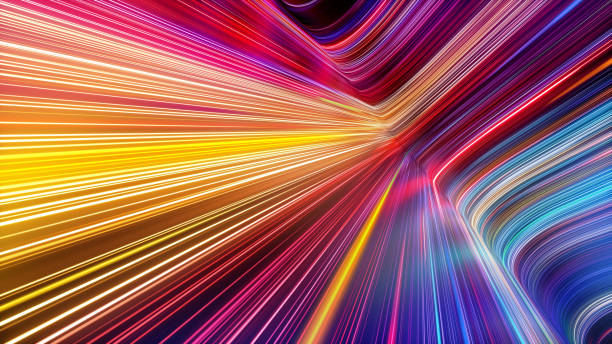
%> input picture Practica_6/img2.jpg, 612 x 344 px
$ octave PR6A.m   (GNU Octave 9; MATLAB toolbox functions it lacks are replaced by stand-ins)
%> lines starting %> are read from the running program, lines starting %| are printed output that depends on the picture
%% PR 6
% A) DADA LA PRACTICA 5 APLICAR LA ECUALIZACIÓN
% B) A 2 IMG DIFERENTES APLICAR EL HISTOGRAMA DE CORRESPONDENCIA
clc
clear
%close all
warning off all

% -------------------------------------A-----------------------------------
%lee IMG y te deja seleccionarla
figure(1)
a=imread('img2.jpg');
%> a is the input picture: size 344x612x3 uint8; mean R, G, B 157.9, 93.8, 96.4
tamIMG=size(a);
%> tamIMG = [344 612 3]

%Muestra el HISTOGRAMA con bar
figure(1)
 b=rgb2gray(a);
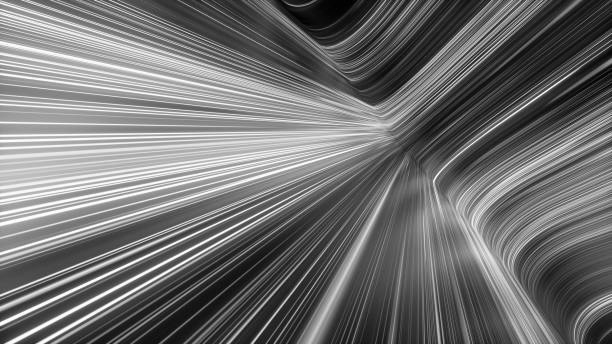
%> b: size 344x612 uint8; min 0, max 255, mean 113.3
 [veces,pixeles]=imhist(b);
%> veces = 256 values, max 1562 at index 73, min 4 at index 1, mean 822.4; pixeles = 256 values from 0 to 255
 PXORG=[veces pixeles];
%> PXORG = 256 rows, first 12: [4 0; 32 1; 111 2; 93 3; 90 4; 124 5; 85 6; 75 7; 82 8; 100 9; 102 10; 138 11]
 %subplot(1,2,2)
 bar(pixeles,veces)
 title('Histograma Imagen Original')
%> figure, not shown here; tallest bar 1562 high, from x = 71.6 to 72.4
%  xlabel('Pixeles')
%  ylabel('Veces que aparece')

figure(2)
%RGB GRISES
roja=a;
roja(:,:,2:3)=0;
%figure(2)
subplot(1,3,1)
imshow(roja(:,:,1))
title('R GRIS')

verde=a;
verde(:,:,1:2:3)=0;
%figure(3)
subplot(1,3,2)
imshow(verde(:,:,2))
title('G GRIS')

azul=a;
azul(:,:,1:2)=0;
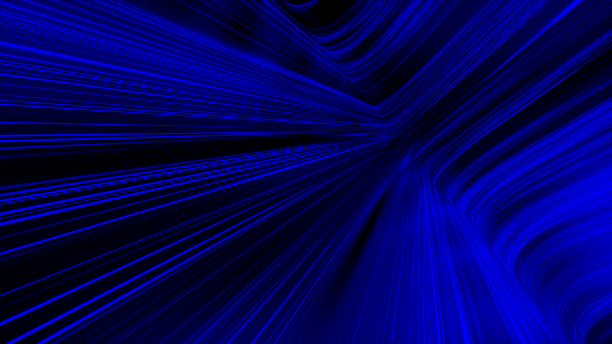
%> azul: size 344x612x3 uint8; mean R, G, B 0, 0, 96.4
subplot(1,3,3)
imshow(azul(:,:,3))
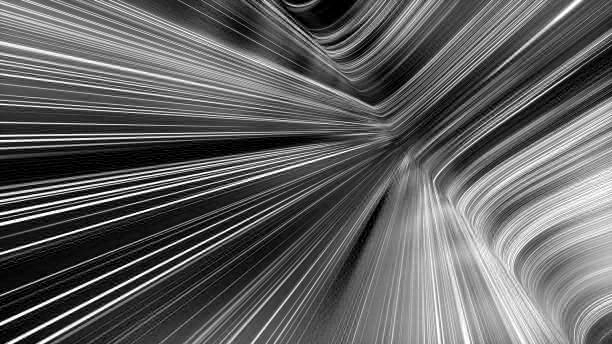
%> displayed picture: size 344x612, on the screen's scale of 0 to 255; min 0, max 255, mean 96.4
title('B GRIS')

%HISTOGRAMAS DE RGB GRISES usando bar
figure(3)
[vecesr,pixelesr]=imhist(roja);
%> vecesr = 256 values, max 421151 at index 1, min 16 at index 3, mean 2467.1; pixelesr = 256 values from 0 to 255
PXROJA = [vecesr pixelesr];
%> PXROJA = 256 rows, first 12: [421151 0; 18 1; 16 2; 33 3; 27 4; 31 5; 111 6; 43 7; 47 8; 54 9; 80 10; 72 11]
subplot(3,1,1)
%histogram(rojo)
bar(pixelesr,vecesr)
title('Histograma RGris')
xlabel('Pixeles')
ylabel('Veces')
ylim ([0 2000])
%figure(5)
[vecesv,pixelesv]=imhist(verde);
%> vecesv = 256 values, max 431228 at index 1, min 251 at index 238, mean 2467.1; pixelesv = 256 values from 0 to 255
PXVERDE = [vecesv pixelesv];
%> PXVERDE = 256 rows, first 12: [431228 0; 1703 1; 1630 2; 1533 3; 1550 4; 1481 5; 1563 6; 1538 7; 1435 8; 1502 9; 1505 10; 1486 11]
subplot(3,1,2)
%histogram(verde)
bar(pixelesv,vecesv)
title('Histograma GGris')
xlabel('Pixeles')
ylabel('Veces')
ylim ([0 2000])
%figure(6)
[vecesa,pixelesa]=imhist(azul);
%> vecesa = 256 values, max 424408 at index 1, min 47 at index 255, mean 2467.1; pixelesa = 256 values from 0 to 255
PXAZUL = [vecesa pixelesa];
%> PXAZUL = 256 rows, first 12: [424408 0; 578 1; 600 2; 581 3; 651 4; 709 5; 732 6; 830 7; 911 8; 984 9; 1069 10; 1122 11]
subplot(3,1,3)
bar(pixelesa,vecesa)
%histogram(azul)
title('Histo BGris')
xlabel('Pixeles')
ylabel('Veces')
ylim ([0 2000])
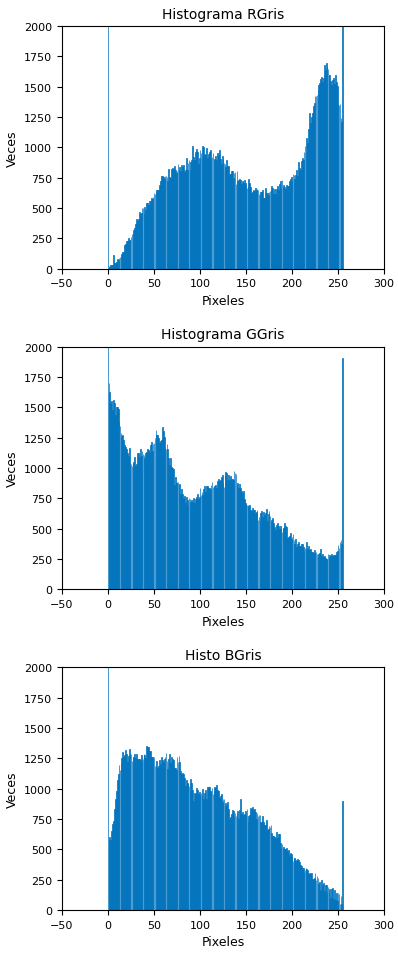
%> figure redrawn from the program's plot data, 3 panels; panel 1: tallest bar 421151 high, from x = -0.4 to 0.4; panel 2: tallest bar 431228 high, from x = -0.4 to 0.4; panel 3: tallest bar 424408 high, from x = -0.4 to 0.4

disp('.....DIGITE el MAXIMO Y EL MINIMO PARA CALCULAR EL NUEVO HISTOGRAMA ....')
min=input('MIN:');
%> the answer given: 3
max=input('MAX:');
%> the answer given: 3
valoresUsuario = [min max]

%Muestra la IMAGEN COMPRIMIDA O EXPANDIDA
minR=0;
maxR=255;
minV=0;
maxV=255;
minA=0;
maxA=255;

for i=1:tamIMG(1,1)
    for j=1:tamIMG(1,2)
        if a(i,j,1)< minR
            minR = a(i,j,1);
        end

        if a(i,j,2)< minV
            minV = a(i,j,2);
        end

        if a(i,j,3)< minA
            minA = a(i,j,3);
        end

        if a(i,j,1)> maxR
            maxR = a(i,j,1);
        end

        if a(i,j,2)> maxV
            maxV = a(i,j,2);
        end

        if a(i,j,3)> maxA
            maxA = a(i,j,3);
        end

    end
end
%> after the loop, maxA = 255; maxR = 255; maxV = 255; minA = 0; minR = 0; minV = 0

imgComExp=a;
for i=1:tamIMG(1,1)
   for j=1:tamIMG(1,2)
      imgComExp(i,j,1)=((imgComExp(i,j,1)-minR)/(maxR-minR))*(max-min)+min;
      imgComExp(i,j,2)=((imgComExp(i,j,2)-minV)/(maxR-minV))*(max-min)+min;
      imgComExp(i,j,3)=((imgComExp(i,j,3)-minA)/(maxR-minA))*(max-min)+min;
   end
end
%> imgComExp: size 344x612x3 uint8; every value is 3

figure(4);
subplot(1,3,1)
imshow(imgComExp(:,:,1));
title('RGris Com/Exp')
%figure(2);
subplot(1,3,2)
imshow(imgComExp(:,:,2));
title('GGris Com/Exp')
%figure(3);
subplot(1,3,3)
imshow(imgComExp(:,:,3));
title('BGris Com/Exp')

figure(5);
subplot(1,2,2)
imshow(imgComExp);
tamIMGCOM = size(imgComExp);
%> tamIMGCOM = [344 612 3]
title('Imagen Com/Exp')
subplot(1,2,1)
imshow(a);
title('Original')

figure(6)
%ROJO
LimUR= find(PXROJA(:,2)>=min & PXROJA(:,2)<=max);
%> LimUR = 4
PuntosUR=[vecesr(LimUR) pixelesr(LimUR)];
%> PuntosUR = [33 3]
subplot(1,3,1)
bar(pixelesr(LimUR),vecesr(LimUR))
title('H.IMG NUEVA RGris')
xlabel('Pixeles')
ylabel('Veces')
%VERDE
LimUG= find(PXVERDE(:,2)>=min & PXVERDE(:,2)<=max);
%> LimUG = 4
PuntosUG=[vecesv(LimUG) pixelesv(LimUG)];
%> PuntosUG = [1533 3]
subplot(1,3,2)
bar(pixelesv(LimUG),vecesv(LimUG))
title('H.IMG NUEVA GGris')
xlabel('Pixeles')
ylabel('Veces')
%AZUL
LimUB= find(PXAZUL(:,2)>=min & PXAZUL(:,2)<=max);
%> LimUB = 4
PuntosUB=[vecesa(LimUB) pixelesa(LimUB)];
%> PuntosUB = [581 3]
subplot(1,3,3)
bar(pixelesa(LimUB),vecesa(LimUB))
title('H.IMG NUEVA BGris')
xlabel('Pixeles')
ylabel('Veces')
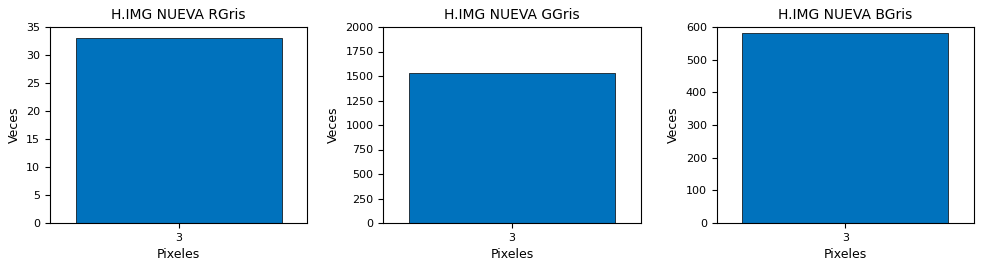
%> figure redrawn from the program's plot data, 3 panels

c=rgb2gray(imgComExp);
[vecesE,pixelesE]=imhist(c);
%> vecesE = 256 values, max 210528 at index 4, min 0 at index 1, mean 822.4; pixelesE = 256 values from 0 to 255
PXCE=[vecesE pixelesE];
%> PXCE = 256 rows, first 12: [0 0; 0 1; 0 2; 210528 3; 0 4; 0 5; 0 6; 0 7; 0 8; 0 9; 0 10; 0 11]
HE= find(PXCE(:,1)>0);
%> HE = 4
PuntosEC=[vecesE(HE) pixelesE(HE)];
%> PuntosEC = [210528 3]
tamarray=size(PuntosEC);
%> tamarray = [1 2]
S=sum(PuntosEC);
%> S = 210531

ecualizacion = zeros(8,3);
 for i=1:tamarray(1,1)
     in = i;
     index= PuntosEC(i,2);
     Pacum = PuntosEC(i,1)/S(1,1);
     F = ((max-min)*Pacum)+min;
     ecualizacion=[index Pacum F]
 end
%> this loop made 1 pass
%> (in, index, Pacum, F) on pass 1: (1, 3, 1, 3)
w= 256:-4:4;
IEcu = histeq(c,w);
%> IEcu: size 344x612 uint8; every value is 255
IEcuOR =histeq(imgComExp,w);
%> IEcuOR: size 344x612x3 uint8; every value is 255
IEcuR =histeq(imgComExp(:,:,1),w);
IEcuG =histeq(imgComExp(:,:,2),w);
IEcuB =histeq(imgComExp(:,:,3),w);

figure(7)
subplot(1,2,1)
imshow(imgComExp);
title('Imagen Com/Exp')

subplot(1,2,2)
imshow(IEcuOR);
title('Imagen Ecualizada')

figure(8)
[ve,pxe]=imhist(IEcu);
%> ve = 256 values from 0 to 210528; pxe = 256 values from 0 to 255
bar(pxe,ve)
title('Histograma Ecualizado')
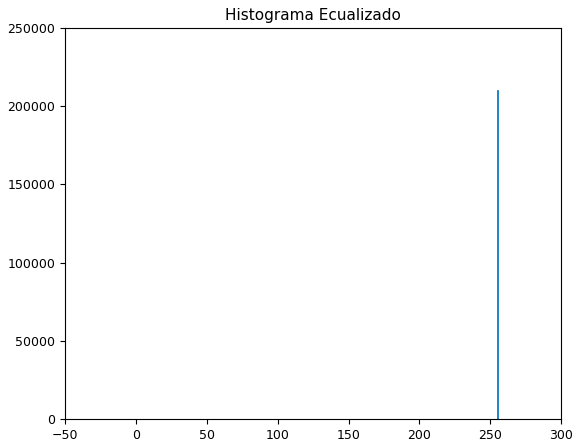
%> figure redrawn from the program's plot data; tallest bar 210528 high, from x = 254.6 to 255.4

figure(9)
subplot(2,3,1)
imshow(IEcuR)
title('RGris Ecualizada')
subplot(2,3,4)
[vR,pxR]=imhist(IEcuR);
%> vR = 256 values from 0 to 210528; pxR = 256 values from 0 to 255
bar(pxR,vR)
ylim ([0 2000])
subplot(2,3,2)
imshow(IEcuG)
title('GGris Ecualizada')
subplot(2,3,5)
[vG,pxG]=imhist(IEcuG);
%> vG = 256 values from 0 to 210528; pxG = 256 values from 0 to 255
bar(pxG,vG)
ylim ([0 2000])
subplot(2,3,3)
imshow(IEcuB)
title('BGris Ecualizada')
subplot(2,3,6)
[vB,pxB]=imhist(IEcuB);
%> vB = 256 values from 0 to 210528; pxB = 256 values from 0 to 255
bar(pxB,vB)
ylim ([0 2000])
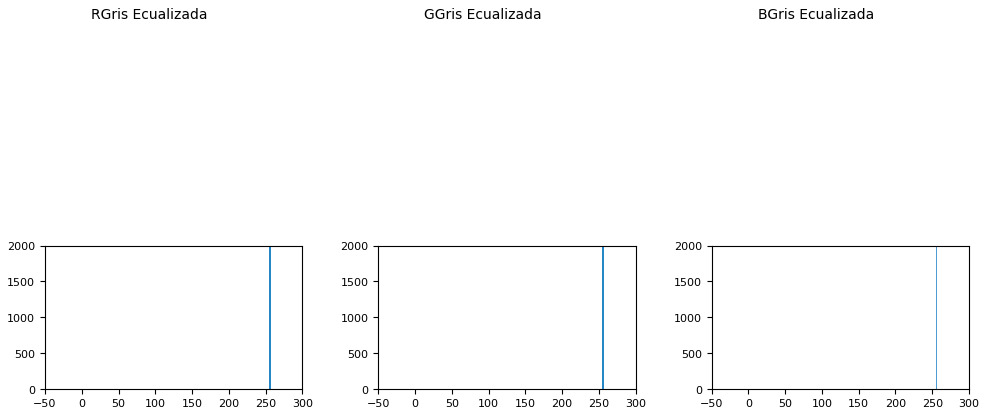
%> figure redrawn from the program's plot data, 6 panels


disp('----------------------------------------')

%-------------------------------------B------------------------------------

disp("Fin del Programa...Uwu")
